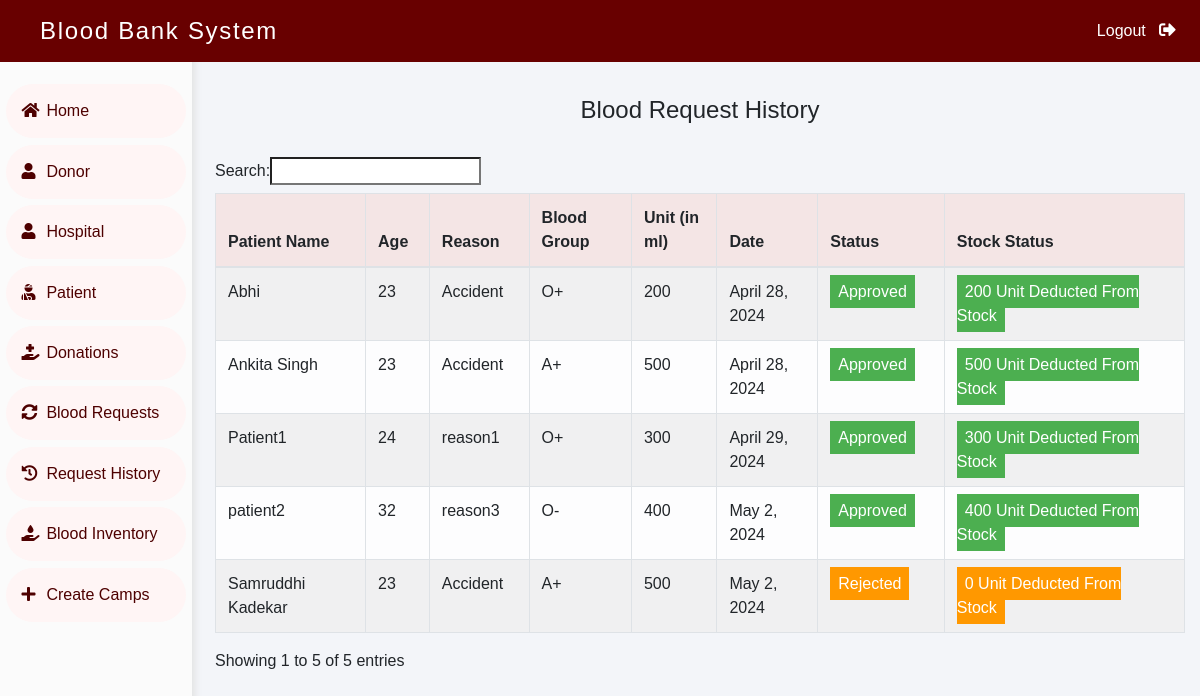
Screenshot of /admin-request-history (signed in) with the database file from the repository.
### blood/models.py (models this page shows, shortened)
class BloodRequest(models.Model):
    request_by_patient = models.ForeignKey(
        pmodels.Patient,
        null=True,
        on_delete = models.CASCADE
    )
    request_by_hospital = models.ForeignKey(
        hmodels.Hospital,
        null=True,
        on_delete = models.CASCADE
    )
    request_by_donor = models.ForeignKey(
        dmodels.Donor,
        null = True,
        on_delete = models.CASCADE
    )
    patient_name = models.CharField(
        max_length=30
    )
    patient_age = models.PositiveIntegerField()
    reason = models.CharField(
        max_length=500
    )
    bloodgroup = models.CharField(
        max_length=10
    )
    unit = models.PositiveIntegerField(
        default=0
    )
    status = models.CharField(
        max_length=20,
        default="Pending"
    )
    date = models.DateField(
        auto_now=True
    )

### blood/views.py (the view)
# urls.py: path('admin-request-history', views.admin_request_history_view,name='admin-request-history'),
@login_required(login_url='adminlogin')
def admin_request_history_view(request):
    requests=models.BloodRequest.objects.all().exclude(status='Pending')
    return render(request,'blood/admin_request_history.html',{'requests':requests})

### templates/blood/admin_request_history.html (shortened to what this page needs)
{% extends 'blood/adminbase.html' %}
{% block content %}
{% load widget_tweaks %}
{%load static%}
<head>
</head>
<br><br>
<div class="container">
    <H4 class="text-center">Blood Request History</H4><br>
    <table class="table table-light table-hover table-bordered table-striped">
        <thead class="headings">
            <tr>
                <th scope="col">Patient Name</th>
                <th scope="col">Age</th>
                <th scope="col">Reason</th>
                <th scope="col">Blood Group</th>
                <th scope="col">Unit (in ml)</th>
                <th scope="col">Date</th>
                <th scope="col">Status</th>
                <th scope="col">Stock Status</th>
            </tr>
        </thead>
        <tbody>
            {% for t in requests %}
            <tr>
                <td> {{t.patient_name}}</td>
                <td>{{t.patient_age}}</td>
                <td>{{t.reason}}</td>
                <td>{{t.bloodgroup}}</td>
                <td>{{t.unit}}</td>
                <td>{{t.date}}</td>
                {% if t.status == 'Approved' %}
                <td><span class="label success"> Approved</span></td>
                <td><span class="label success"> {{t.unit}} Unit Deducted From Stock</span></td>
                {% else %}
                <td><span class="label warning">Rejected</span></td>
                <td><span class="label warning"> 0 Unit Deducted From Stock</span></td>
                {% endif %}
            </tr>
            {% endfor %}
        </tbody>
    </table>
</div>
{% endblock content %}

### templates/blood/adminbase.html (style rules this page uses)
* { margin: 0; padding: 0; box-sizing: border-box; list-style: none; text-decoration: none; font-family: 'Josefin Sans', sans-serif; }
body { background-color: #f3f5f9; }
.table .headings { background-color: rgb(244, 229, 229); }

### templates/blood/admin_request_history.html (style rules this page uses)
.label { color: white; padding: 8px; }
.success { background-color: #4CAF50; }
.warning { background-color: #ff9800; }

### rows the page displays
BloodRequest: patient_name "Ankita Singh", patient_age "23", reason "Accident", bloodgroup "A+", unit "500", date "April 28, 2024"
BloodRequest: patient_name "Abhi", patient_age "23", reason "Accident", bloodgroup "O+", unit "200", date "April 28, 2024"
BloodRequest: patient_name "Patient1", patient_age "24", reason "reason1", bloodgroup "O+", unit "300", date "April 29, 2024"
BloodRequest: patient_name "patient2", patient_age "32", reason "reason3", bloodgroup "O-", unit "400", date "May 2, 2024"
BloodRequest: patient_name "Samruddhi Kadekar", patient_age "23", reason "Accident", bloodgroup "A+", unit "500", date "May 2, 2024", status "Rejected"
